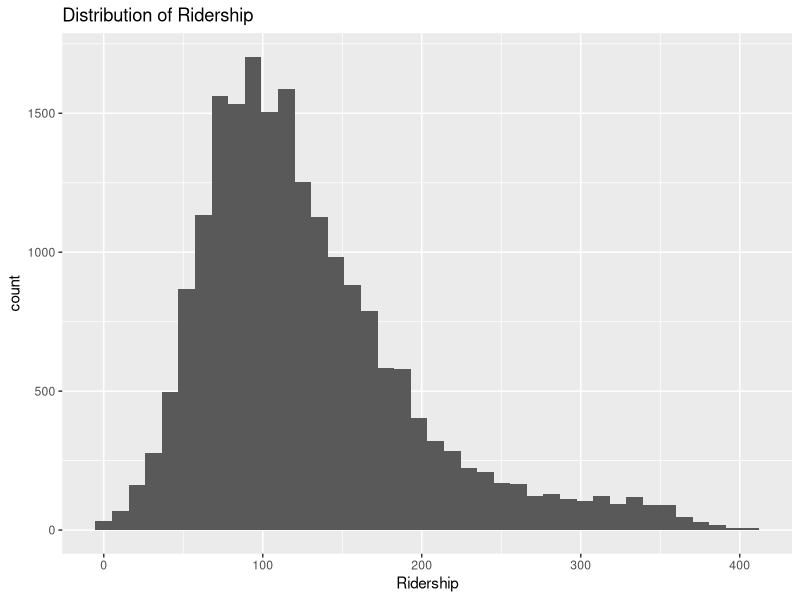
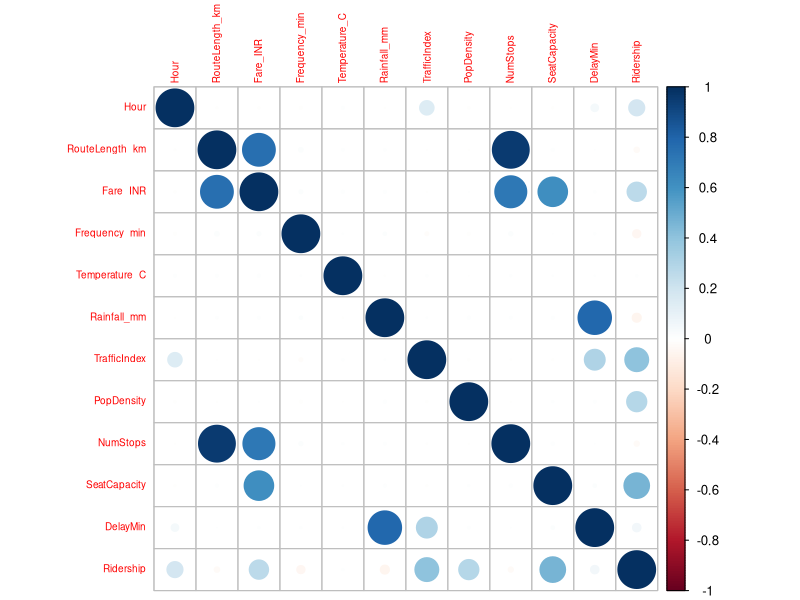
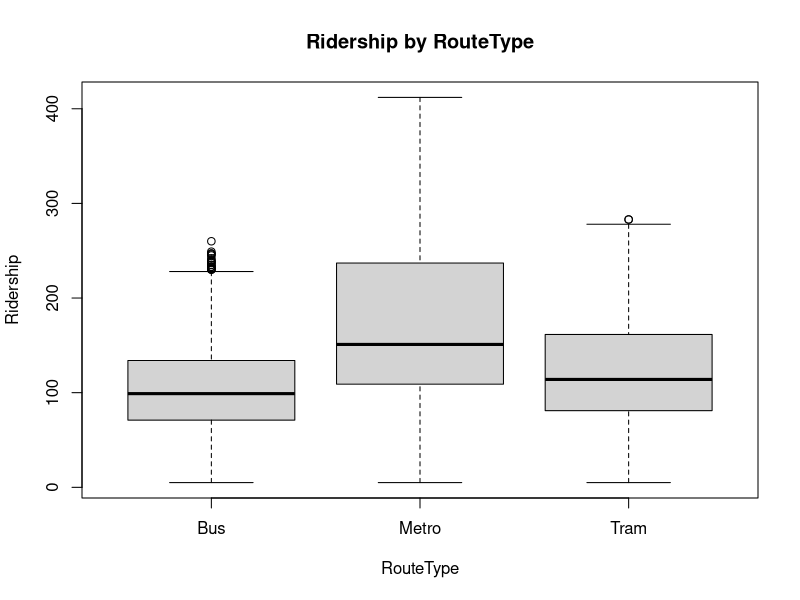

Here is the R script that generated these plots, in order:
# Public Transportation Analytics - Ridership Prediction in R
# Monishkumar | 717825Z136 | 23CAP317 R Programming
library(ggplot2); library(corrplot); library(caret); library(ranger)

# 1. Load & explore
transport <- read.csv("transport.csv", stringsAsFactors = TRUE)
head(transport); dim(transport); names(transport); str(transport); summary(transport)

# 2. Cleaning
colSums(is.na(transport))
cat("Duplicate rows:", sum(duplicated(transport)), "\n")

# 3. Visualization
ggplot(transport, aes(x = Ridership)) + geom_histogram(bins = 40) + ggtitle("Distribution of Ridership")
num_vars <- transport[, sapply(transport, is.numeric)]
corrplot(cor(num_vars), tl.cex = 0.6)
boxplot(Ridership ~ RouteType, data = transport, main = "Ridership by RouteType")

# 4. Split
set.seed(123)
trainIndex <- createDataPartition(transport$Ridership, p = 0.8, list = FALSE)
train <- transport[trainIndex, ]; test <- transport[-trainIndex, ]

# 5. Linear regression
lm_model <- lm(Ridership ~ ., data = train); summary(lm_model)
lm_pred <- predict(lm_model, newdata = test)
lm_rmse <- sqrt(mean((lm_pred - test$Ridership)^2)); lm_r2 <- cor(lm_pred, test$Ridership)^2
cat("Linear Regression -> RMSE:", lm_rmse, " R2:", lm_r2, "\n")

# 6. Random forest
rf_model <- ranger(Ridership ~ ., data = train, num.trees = 200, importance = "impurity")
rf_pred <- predict(rf_model, data = test)$predictions
rf_rmse <- sqrt(mean((rf_pred - test$Ridership)^2)); rf_r2 <- cor(rf_pred, test$Ridership)^2
cat("Ranger Random Forest -> RMSE:", rf_rmse, " R2:", rf_r2, "\n")

# 7. Logistic regression (High / Normal demand)
transport$HighDemand <- ifelse(transport$Ridership > median(transport$Ridership), 1, 0)
train_cl <- transport[trainIndex, setdiff(names(transport), "Ridership")]
test_cl  <- transport[-trainIndex, setdiff(names(transport), "Ridership")]
glm_model <- glm(HighDemand ~ ., data = train_cl, family = binomial)
glm_probs <- predict(glm_model, newdata = test_cl, type = "response")
glm_pred_class <- ifelse(glm_probs > 0.5, 1, 0)
pred_factor <- factor(glm_pred_class, levels = c(0, 1)); ref_factor <- factor(test_cl$HighDemand, levels = c(0, 1))
print(caret::confusionMatrix(pred_factor, ref_factor, positive = "1"))

# 8. Predict a new trip
new_trip <- data.frame(Hour = 8, DayType = factor("Weekday", levels = levels(train$DayType)),
  RouteType = factor("Metro", levels = levels(train$RouteType)), Weather = factor("Clear", levels = levels(train$Weather)),
  RouteLength_km = 14.5, Fare_INR = 30, Frequency_min = 6, Temperature_C = 31, Rainfall_mm = 0,
  TrafficIndex = 75, PopDensity = 9200, NumStops = 24, SeatCapacity = 300, DelayMin = 5)
predict(lm_model, new_trip); predict(rf_model, data = new_trip)$predictions
predict(glm_model, new_trip, type = "response")
